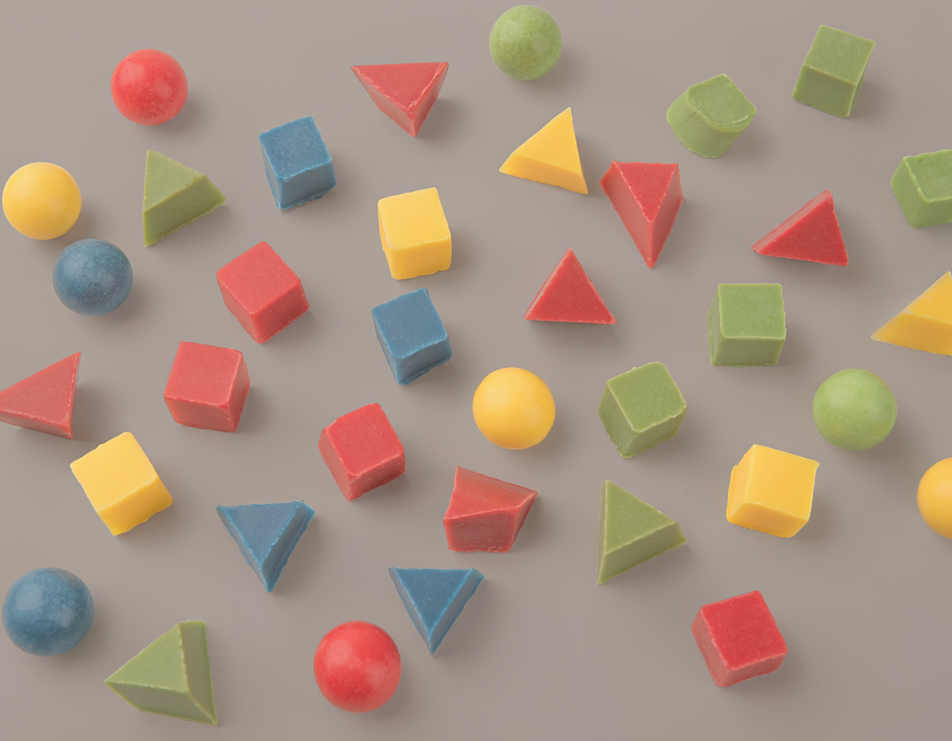
#> input picture lab5/image_0.png, 952 x 741 px, shrunk from 1152 x 896 before the run
$ python shape.py
#> lines starting #> are read from the running program, lines starting #| are printed output that depends on the picture; after the words box and inside, x2 and y2 are one past the last pixel; in counts of white or black regions, pixels touching at a corner belong together
import os
import pathlib
import dataclasses
import cv2
import numpy
import sklearn.cluster
import collections
import matplotlib.pyplot

# Налаштування шляхів згідно з вимогами
SCRIPT_PATH = pathlib.Path(os.path.abspath(__file__))
SCRIPT_DIR = SCRIPT_PATH.parent
BUILD_DIR = SCRIPT_DIR / 'build'

@dataclasses.dataclass
class CandyObject:
    contour: numpy.ndarray
    center: tuple[int, int]
    mean_bgr: tuple[float, float, float]
    shape_name: str
    color_cluster_id: int = -1
    color_name: str = "Unknown"

def setup_environment() -> None:
    """Створює директорію build, якщо її не існує."""
    if not BUILD_DIR.exists():
        BUILD_DIR.mkdir(parents=True, exist_ok=True)

def determine_shape(contour: numpy.ndarray) -> str:
    """
    Визначає форму об'єкта на основі апроксимації контуру.
    """
    perimeter = cv2.arcLength(contour, True)
    # Апроксимація багатокутником
    approx = cv2.approxPolyDP(contour, 0.04 * perimeter, True)
    vertices = len(approx)

    if vertices == 3:
        return "Triangle"
    elif vertices == 4:
        # Для більш точної перевірки можна додати аналіз співвідношення сторін,
        # але для наших кубиків вистачить кількості вершин
        return "Square"
    else:
        # Все, що має більше вершин, вважаємо сферою/колом
        return "Circle"

def assign_color_names_to_clusters(kmeans_model: sklearn.cluster.KMeans) -> dict[int, str]:
    """
    Конвертує центри кластерів BGR у HSV для визначення людської назви кольору.
    """
    cluster_names: dict[int, str] = {}
    centers = kmeans_model.cluster_centers_

    for i, bgr in enumerate(centers):
        # Перетворюємо центр кластеру у формат HSV для зручної класифікації
        uint8_bgr = numpy.uint8([[bgr]])
        hsv = cv2.cvtColor(uint8_bgr, cv2.COLOR_BGR2HSV)[0][0]
        hue = hsv[0]

        # Наближені діапазони відтінків (Hue) в OpenCV (0-179)
        if (0 <= hue <= 15) or (165 <= hue <= 179):
            cluster_names[i] = "Red"
        elif 16 <= hue <= 40:
            cluster_names[i] = "Yellow"
        elif 41 <= hue <= 85:
            cluster_names[i] = "Green"
        elif 86 <= hue <= 140:
            cluster_names[i] = "Blue"
        else:
            cluster_names[i] = "Unknown"

    return cluster_names

def process_image(image_path: pathlib.Path) -> tuple[numpy.ndarray, list[CandyObject]]:
    """
    Виконує попередню обробку (Req 3), виділяє об'єкти та кластеризує їх за кольором (Req 2).
    """
    if not image_path.exists():
        print(f"Помилка: Зображення {image_path} не знайдено.")
        return numpy.array([]), []

    img = cv2.imread(str(image_path))
    original_img = img.copy()

    # Попередня обробка: розмиття та виділення контурів (Canny)
    blurred = cv2.GaussianBlur(img, (7, 7), 0)
    gray = cv2.cvtColor(blurred, cv2.COLOR_BGR2GRAY)
    edges = cv2.Canny(gray, 30, 100)

    # Морфологічне закриття для з'єднання розірваних контурів
    kernel = numpy.ones((5, 5), numpy.uint8)
    closed = cv2.morphologyEx(edges, cv2.MORPH_CLOSE, kernel)

    contours, _ = cv2.findContours(closed, cv2.RETR_EXTERNAL, cv2.CHAIN_APPROX_SIMPLE)

    candies: list[CandyObject] = []

    for contour in contours:
        # Відкидаємо занадто малі об'єкти (шум)
        if cv2.contourArea(contour) < 500:
            continue

        # Знаходимо центр об'єкта через моменти
        M = cv2.moments(contour)
        if M["m00"] == 0:
            continue
        cx = int(M["m10"] / M["m00"])
        cy = int(M["m01"] / M["m00"])

        # Визначаємо середній колір об'єкта
        mask = numpy.zeros(gray.shape, dtype=numpy.uint8)
        cv2.drawContours(mask, [contour], -1, 255, -1)
        mean_val = cv2.mean(img, mask=mask)
        mean_bgr = (mean_val[0], mean_val[1], mean_val[2])

        shape_name = determine_shape(contour)

        candies.append(CandyObject(
            contour=contour,
            center=(cx, cy),
            mean_bgr=mean_bgr,
            shape_name=shape_name
        ))

    # Використання Machine Learning (K-Means) для кластеризації за кольором (Req 2)
    if candies:
        colors_data = numpy.array([candy.mean_bgr for candy in candies])
        # У нас візуально 4 кольори (червоний, синій, зелений, жовтий)
        kmeans = sklearn.cluster.KMeans(n_clusters=4, random_state=42, n_init=10)
        kmeans.fit(colors_data)

        cluster_names = assign_color_names_to_clusters(kmeans)

        for i, candy in enumerate(candies):
            candy.color_cluster_id = int(kmeans.labels_[i])
            candy.color_name = cluster_names[candy.color_cluster_id]

            # Малювання анотацій на зображенні для візуального підтвердження
            cv2.drawContours(original_img, [candy.contour], -1, (0, 255, 0), 2)
            label = f"{candy.color_name} {candy.shape_name}"
            cv2.putText(original_img, label, (candy.center[0] - 40, candy.center[1]),
                        cv2.FONT_HERSHEY_SIMPLEX, 0.5, (0, 0, 0), 2)
            cv2.putText(original_img, label, (candy.center[0] - 40, candy.center[1]),
                        cv2.FONT_HERSHEY_SIMPLEX, 0.5, (255, 255, 255), 1)

    return original_img, candies

def aggregate_stats(candies: list[CandyObject]) -> dict[tuple[str, str], int]:
    """Групує цукерки за (Колір, Форма) та підраховує їх."""
    stats: dict[tuple[str, str], int] = collections.defaultdict(int)
    for candy in candies:
        stats[(candy.color_name, candy.shape_name)] += 1
    return dict(stats)

def generate_comparison_report(stats0: dict[tuple[str, str], int], stats1: dict[tuple[str, str], int]) -> str:
    """Генерує текстовий звіт порівняння двох зображень (Req 4)."""
    all_keys = set(stats0.keys()).union(set(stats1.keys()))

    report_lines: list[str] = []
    report_lines.append("=== Порівняльний аналіз зображень (Req 4) ===\n")
    report_lines.append(f"{'Об`єкт (Колір, Форма)':<30} | {'Зображення 0':<12} | {'Зображення 1':<12} | {'Різниця':<10}")
    report_lines.append("-" * 70)

    total0 = sum(stats0.values())
    total1 = sum(stats1.values())

    for key in sorted(all_keys):
        count0 = stats0.get(key, 0)
        count1 = stats1.get(key, 0)
        diff = count1 - count0
        diff_str = f"+{diff}" if diff > 0 else str(diff)

        key_str = f"{key[0]} {key[1]}"
        report_lines.append(f"{key_str:<30} | {count0:<12} | {count1:<12} | {diff_str:<10}")

    report_lines.append("-" * 70)
    report_lines.append(f"{'ВСЬОГО ОБ`ЄКТІВ (Req 3)':<30} | {total0:<12} | {total1:<12} | {total1 - total0:<10}")

    return "\n".join(report_lines)

def main() -> None:
    setup_environment()

    img0_path = SCRIPT_DIR / "image_0.png"
    img1_path = SCRIPT_DIR / "image_1.png"

    print("Обробка Зображення 0...")
    annotated_img0, candies0 = process_image(img0_path)
#> in process_image, img is the input picture: shape (741, 952, 3); mean B, G, R 131.8, 147.5, 167.5
#> in process_image, `edges = cv2.Canny(gray, 30, 100)`:
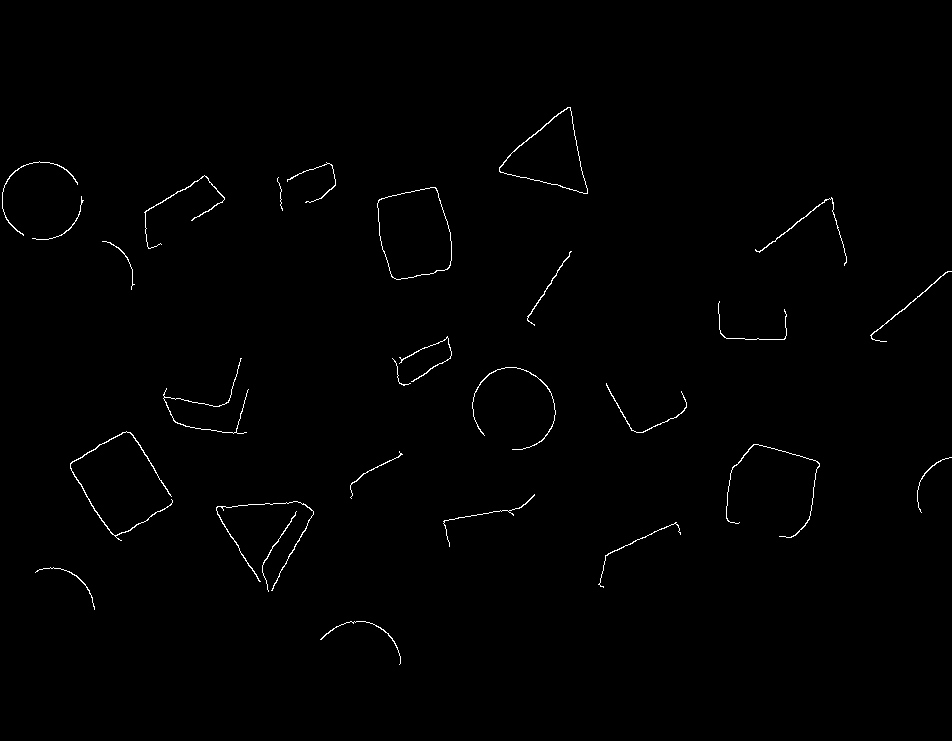
#> edges: shape (741, 952); 0.66% white in thin lines or dots, all inside (x1, y1, x2, y2) = (2, 107, 952, 665)
#> in process_image, `contours, _ = cv2.findContours(closed, cv2.RETR_EXTERNAL, cv2.CHAIN_AP..`: contours = 25 contours, 5 with area under 20; largest, box (x1, y1, x2, y2) and area: (70, 431, 173, 541) 6200, (377, 187, 452, 280) 5392, (216, 501, 314, 592) 4750, (499, 107, 588, 194) 3926, (392, 336, 452, 386) 82
#> the loop in process_image, `for contour in contours: # Відкидаємо занадто малі об'єкти (шум)` made 25 passes
#> (cx, cy, mean_val, perimeter in determine_shape, approx in determine_shape, vertices in determine_shape, shape_name) on passes 4, 9, 20, 25: (266, 534, (141.8, 128.6, 105.8, 0), 317.3, [[217, 506], [272, 590], [313, 511]], 3, 'Triangle'), (120, 483, (94.48, 189.3, 235.1, 0), 336.4, [[126, 431], [70, 463], [120, 540], [172, 502]], 4, 'Square'), (414, 233, (94.7, 190.6, 236.8, 0), 296.3, [[435, 187], [378, 200], [396, 279], [450, 265]], 4, 'Square'), (549, 155, (90.07, 185.1, 236.2, 0), 291.2, [[570, 107], [499, 171], [587, 193]], 3, 'Triangle')
#> after the loop in process_image, `for contour in contours:`:
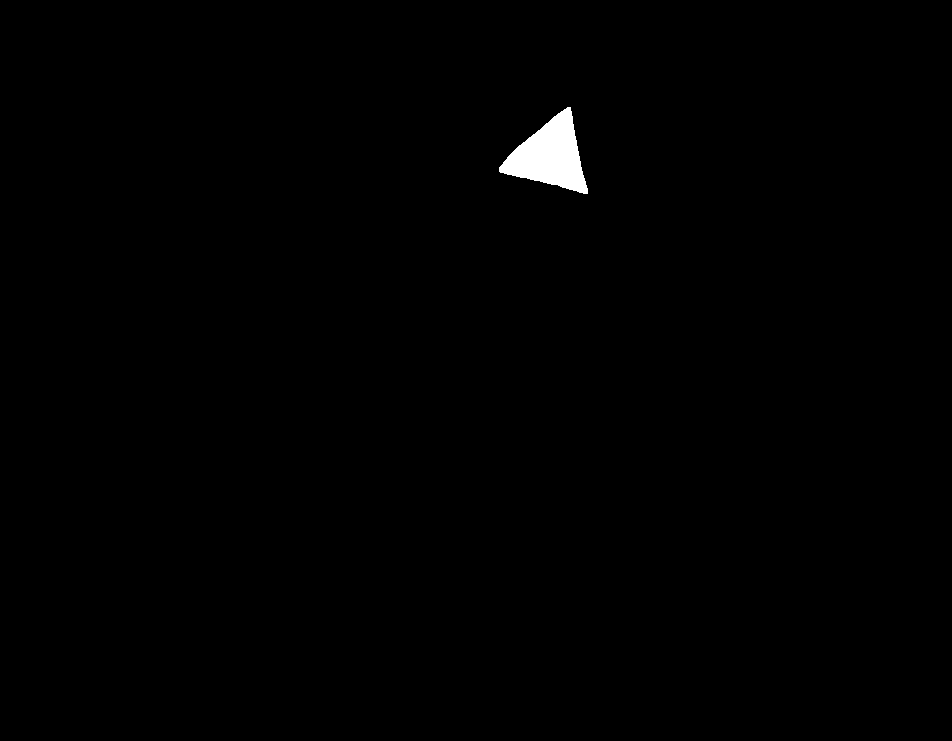
#> mask: shape (741, 952); 0.57% white; 1 white region, box (x1, y1, x2, y2) and area: (499, 107, 588, 194) 4053
#> after the loop in process_image, `for contour in contours:`: candies = 4 items
#> in process_image, `colors_data = numpy.array([candy.mean_bgr for candy in candies])`: colors_data = [[141.8, 128.6, 105.8], [94.48, 189.3, 235.1], [94.7, 190.6, 236.8], [90.07, 185.1, 236.2]]
#> the loop in assign_color_names_to_clusters, `for i, bgr in enumerate(centers):` made 4 passes
#> (hsv, hue) on passes 1 to 4: ([20, 153, 235], 20), ([101, 65, 141], 101), ([20, 158, 236], 20), ([20, 153, 236], 20)
#> after the loop in assign_color_names_to_clusters, `for i, bgr in enumerate(centers):`: cluster_names = {0: 'Yellow', 1: 'Blue', 2: 'Yellow', 3: 'Yellow'}
#> the loop in process_image, `for i, candy in enumerate(candies):` made 4 passes
#> (candy.color_cluster_id, candy.color_name, label) on passes 1 to 4: (1, 'Blue', 'Blue Triangle'), (0, 'Yellow', 'Yellow Square'), (3, 'Yellow', 'Yellow Square'), (2, 'Yellow', 'Yellow Triangle')
#> after the loop in process_image, `for i, candy in enumerate(candies):`:
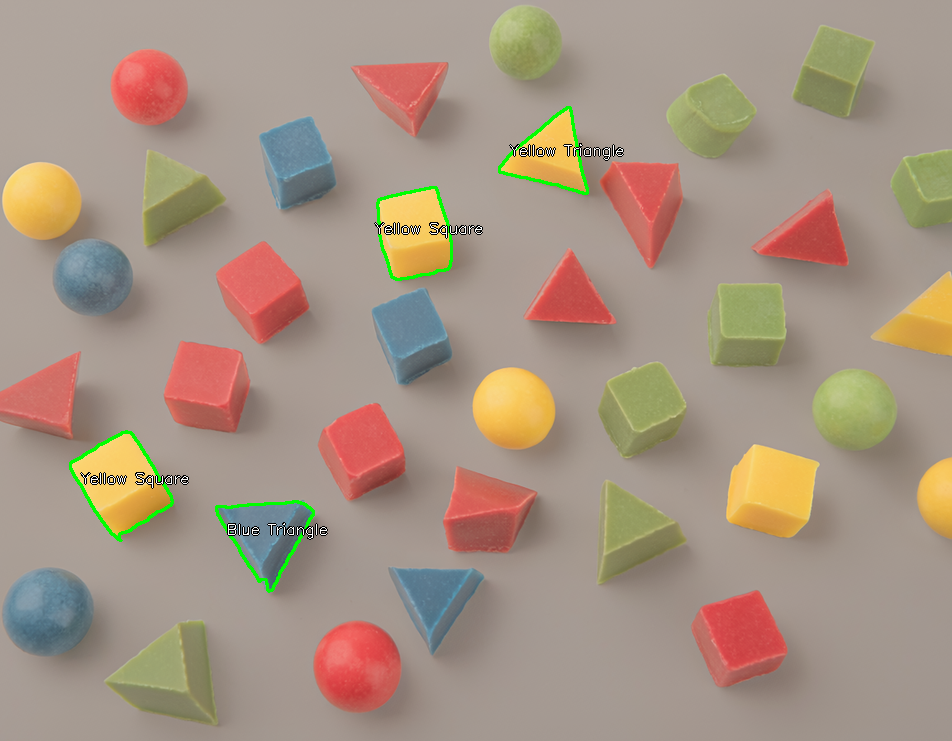
#> original_img: shape (741, 952, 3); 0.96% of pixels changed, all inside (x1, y1, x2, y2) = (69, 106, 624, 593)
#> candies0 = 4 items
    if annotated_img0.size > 0:
        cv2.imwrite(str(BUILD_DIR / "annotated_image_0.png"), annotated_img0)

    print("Обробка Зображення 1...")
    annotated_img1, candies1 = process_image(img1_path)
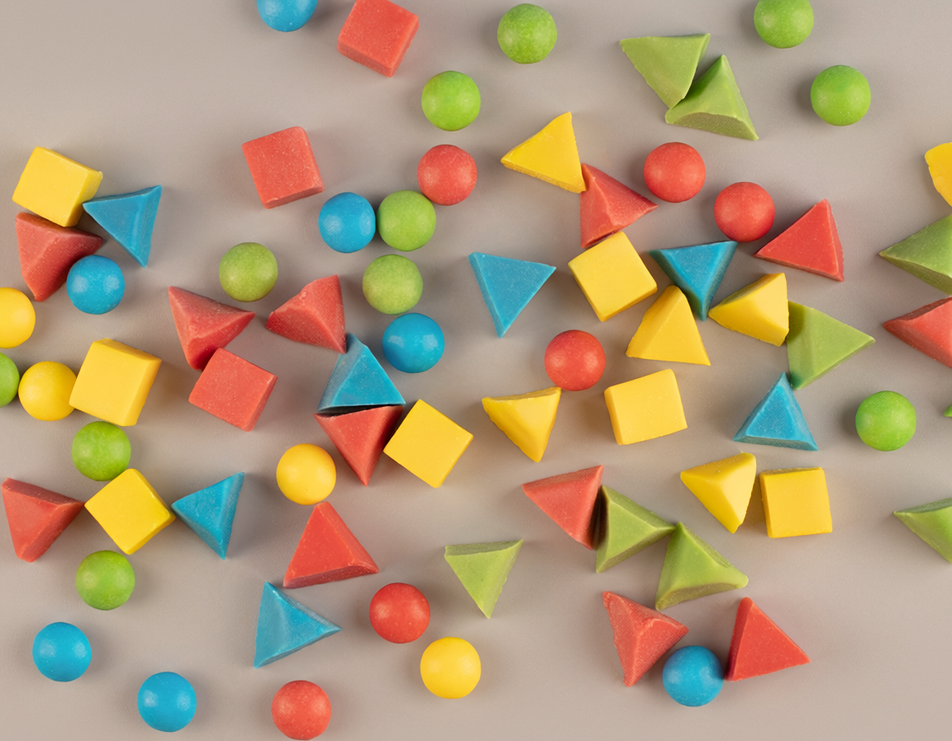
#> input picture lab5/image_1.png, 952 x 741 px, shrunk from 1152 x 896 before the run
#> in process_image, img is the input picture: shape (741, 952, 3); mean B, G, R 120.9, 152.3, 175.5
#> in process_image (call 2), `contours, _ = cv2.findContours(closed, cv2.RETR_EXTERNAL, cv2.CHAIN_AP..`: contours = 56 contours, 23 with area under 20; largest, box (x1, y1, x2, y2) and area: (501, 111, 876, 452) 18014, (0, 147, 162, 347) 8324, (0, 342, 161, 426) 7694, (0, 468, 201, 562) 5164, (316, 399, 473, 489) 4916
#> the loop in process_image (call 2), `for contour in contours: # Відкидаємо занадто малі об'єкти (шум)` made 56 passes
#> (cx, cy, mean_val, perimeter in determine_shape, vertices in determine_shape, shape_name) on passes 19, 20, 22, 23, 27, 36, 44: (609, 526, (37.01, 83.08, 109.1, 0), 673.5, 6, 'Circle'), (113, 507, (49.72, 174.7, 223.4, 0), 942.3, 6, 'Circle'), (795, 503, (59.47, 200.9, 245.2, 0), 680.5, 8, 'Circle'), (305, 473, (57.63, 197.2, 245.4, 0), 197.9, 6, 'Circle'), (418, 439, (59.52, 181.9, 225.3, 0), 665.7, 8, 'Circle'), (212, 322, (72.59, 85.02, 192.2, 0), 1126.5, 8, 'Circle'), (406, 218, (72.51, 174.7, 151.8, 0), 363.8, 8, 'Circle')
#> after the loop in process_image (call 2), `for contour in contours:`:
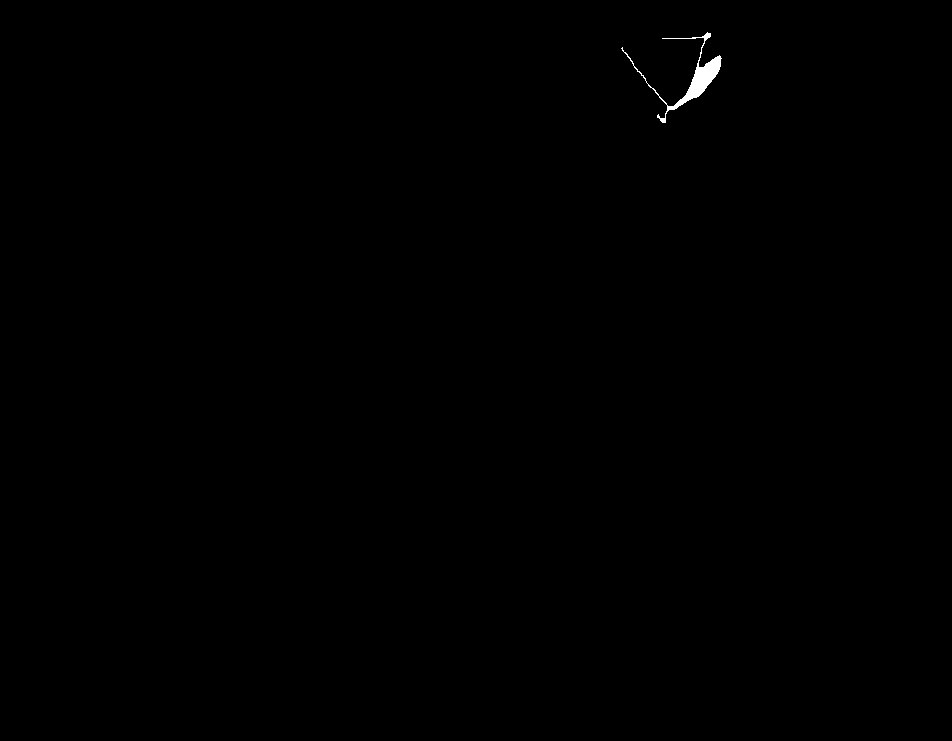
#> mask: shape (741, 952); 0.16% white; 1 white region, box (x1, y1, x2, y2) and area: (621, 32, 722, 123) 1117
#> after the loop in process_image (call 2), `for contour in contours:`: candies = 15 items
#> in process_image (call 2), `colors_data = numpy.array([candy.mean_bgr for candy in candies])`: colors_data = 15 rows, first 8: [98.23, 150.7, 156.3], [37.01, 83.08, 109.1], [49.72, 174.7, 223.4], [59.47, 200.9, 245.2], [57.63, 197.2, 245.4], [59.52, 181.9, 225.3], [48.05, 188.7, 236.8], [77.4, 206.7, 249.1]
#> the loop in assign_color_names_to_clusters (call 2), `for i, bgr in enumerate(centers):` made 4 passes
#> (hsv, hue) on passes 1 to 4: ([22, 192, 235], 22), ([32, 111, 158], 32), ([28, 155, 105], 28), ([3, 159, 192], 3)
#> in process_image (call 2), `cluster_names = assign_color_names_to_clusters(kmeans)`: cluster_names = {0: 'Yellow', 1: 'Yellow', 2: 'Yellow', 3: 'Red'}
#> the loop in process_image (call 2), `for i, candy in enumerate(candies):` made 15 passes
#> after the loop in process_image (call 2), `for i, candy in enumerate(candies):`:
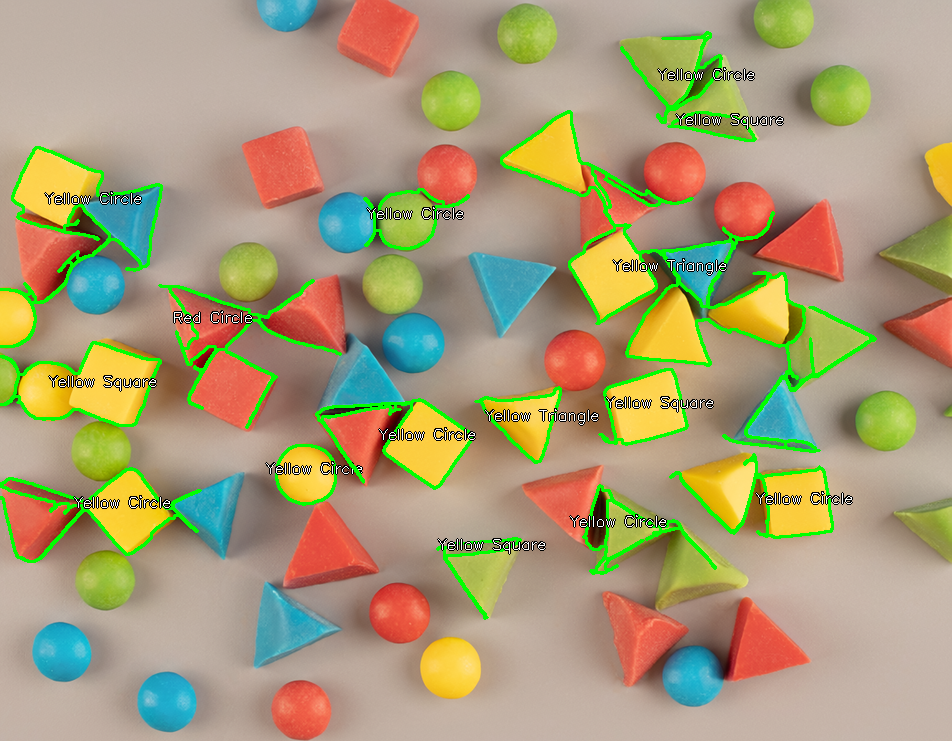
#> original_img: shape (741, 952, 3); 5.3% of pixels changed, all inside (x1, y1, x2, y2) = (0, 31, 877, 620)
#> candies1 = 15 items
    if annotated_img1.size > 0:
        cv2.imwrite(str(BUILD_DIR / "annotated_image_1.png"), annotated_img1)

    stats0 = aggregate_stats(candies0)
#> the loop in aggregate_stats, `for candy in candies:` made 4 passes
#> after the loop in aggregate_stats, `for candy in candies:`: stats = {('Blue', 'Triangle'): 1, ('Yellow', 'Square'): 2, ('Yellow', 'Triangle'): 1}
#> stats0 has the same summary as stats in aggregate_stats
    stats1 = aggregate_stats(candies1)
#> the loop in aggregate_stats (call 2), `for candy in candies:` made 15 passes
#> stats1 = {('Yellow', 'Square'): 4, ('Yellow', 'Circle'): 8, ('Yellow', 'Triangle'): 2, ('Red', 'Circle'): 1}

    report = generate_comparison_report(stats0, stats1)
#> in generate_comparison_report, `all_keys = set(stats0.keys()).union(set(stats1.keys()))`: all_keys = 5 items
#> in generate_comparison_report, `total0 = sum(stats0.values())`: total0 = 4
#> in generate_comparison_report, `total1 = sum(stats1.values())`: total1 = 15
#> the loop in generate_comparison_report, `for key in sorted(all_keys):` made 5 passes
#> (key, count0, count1, diff, diff_str, key_str) on passes 1 to 5: (('Blue', 'Triangle'), 1, 0, -1, '-1', 'Blue Triangle'), (('Red', 'Circle'), 0, 1, 1, '+1', 'Red Circle'), (('Yellow', 'Circle'), 0, 8, 8, '+8', 'Yellow Circle'), (('Yellow', 'Square'), 2, 4, 2, '+2', 'Yellow Square'), (('Yellow', 'Triangle'), 1, 2, 1, '+1', 'Yellow Triangle')
#> after the loop in generate_comparison_report, `for key in sorted(all_keys):`: report_lines = 8 items
    print("\n" + report)
#| === Порівняльний аналіз зображень (Req 4) ===
#| Об`єкт (Колір, Форма)          | Зображення 0 | Зображення 1 | Різниця
#| ----------------------------------------------------------------------
#| Blue Triangle                  | 1            | 0            | -1
#| Red Circle                     | 0            | 1            | +1
#| Yellow Circle                  | 0            | 8            | +8
#> (further printed lines are left out)

    # Зберігаємо звіт
    report_path = BUILD_DIR / "comparison_report.txt"
    with open(report_path, "w", encoding="utf-8") as f:
        f.write(report)
    print(f"\n[Успіх] Результати та анотовані зображення збережено у папку: {BUILD_DIR}")

if __name__ == "__main__":
    main()
